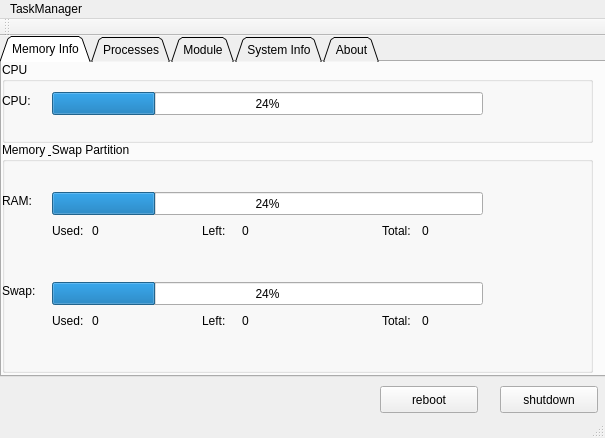
<?xml version="1.0" encoding="UTF-8"?>
<ui version="4.0">
 <class>MainWindow</class>
 <widget class="QMainWindow" name="MainWindow">
  <property name="geometry">
   <rect>
    <x>0</x>
    <y>0</y>
    <width>605</width>
    <height>438</height>
   </rect>
  </property>
  <property name="windowTitle">
   <string>MainWindow</string>
  </property>
  <widget class="QWidget" name="centralWidget">
   <widget class="QTabWidget" name="tabWidget_INFO">
    <property name="geometry">
     <rect>
      <x>0</x>
      <y>0</y>
      <width>611</width>
      <height>341</height>
     </rect>
    </property>
    <property name="cursor">
     <cursorShape>ArrowCursor</cursorShape>
    </property>
    <property name="tabShape">
     <enum>QTabWidget::Triangular</enum>
    </property>
    <property name="currentIndex">
     <number>0</number>
    </property>
    <property name="movable">
     <bool>false</bool>
    </property>
    <widget class="QWidget" name="MemoryInfo">
     <property name="toolTip">
      <string>Memory Info</string>
     </property>
     <property name="whatsThis">
      <string>内存信息</string>
     </property>
     <attribute name="title">
      <string>Memory Info</string>
     </attribute>
     <widget class="QGroupBox" name="groupBox">
      <property name="geometry">
       <rect>
        <x>0</x>
        <y>0</y>
        <width>591</width>
        <height>81</height>
       </rect>
      </property>
      <property name="title">
       <string>CPU</string>
      </property>
      <widget class="QProgressBar" name="progressBar_CPU">
       <property name="geometry">
        <rect>
         <x>50</x>
         <y>30</y>
         <width>431</width>
         <height>23</height>
        </rect>
       </property>
       <property name="value">
        <number>24</number>
       </property>
      </widget>
      <widget class="QLabel" name="label_11">
       <property name="geometry">
        <rect>
         <x>0</x>
         <y>30</y>
         <width>66</width>
         <height>17</height>
        </rect>
       </property>
       <property name="text">
        <string>CPU:</string>
       </property>
      </widget>
     </widget>
     <widget class="QGroupBox" name="groupBox_2">
      <property name="geometry">
       <rect>
        <x>0</x>
        <y>80</y>
        <width>591</width>
        <height>231</height>
       </rect>
      </property>
      <property name="title">
       <string>Memory &amp; Swap Partition</string>
      </property>
      <widget class="QProgressBar" name="progressBar_RAM">
       <property name="geometry">
        <rect>
         <x>50</x>
         <y>50</y>
         <width>431</width>
         <height>23</height>
        </rect>
       </property>
       <property name="value">
        <number>24</number>
       </property>
      </widget>
      <widget class="QProgressBar" name="progressBar_SWAP">
       <property name="geometry">
        <rect>
         <x>50</x>
         <y>140</y>
         <width>431</width>
         <height>23</height>
        </rect>
       </property>
       <property name="value">
        <number>24</number>
       </property>
      </widget>
      <widget class="QLabel" name="label_9">
       <property name="geometry">
        <rect>
         <x>0</x>
         <y>50</y>
         <width>66</width>
         <height>17</height>
        </rect>
       </property>
       <property name="text">
        <string>RAM:</string>
       </property>
      </widget>
      <widget class="QLabel" name="label_10">
       <property name="geometry">
        <rect>
         <x>0</x>
         <y>140</y>
         <width>41</width>
         <height>17</height>
        </rect>
       </property>
       <property name="text">
        <string>Swap:</string>
       </property>
      </widget>
      <widget class="QLabel" name="label_12">
       <property name="geometry">
        <rect>
         <x>50</x>
         <y>80</y>
         <width>66</width>
         <height>17</height>
        </rect>
       </property>
       <property name="text">
        <string>Used:</string>
       </property>
      </widget>
      <widget class="QLabel" name="label_13">
       <property name="geometry">
        <rect>
         <x>200</x>
         <y>80</y>
         <width>66</width>
         <height>17</height>
        </rect>
       </property>
       <property name="text">
        <string>Left:</string>
       </property>
      </widget>
      <widget class="QLabel" name="label_14">
       <property name="geometry">
        <rect>
         <x>380</x>
         <y>80</y>
         <width>66</width>
         <height>17</height>
        </rect>
       </property>
       <property name="text">
        <string>Total:</string>
       </property>
      </widget>
      <widget class="QLabel" name="label_15">
       <property name="geometry">
        <rect>
         <x>380</x>
         <y>170</y>
         <width>66</width>
         <height>17</height>
        </rect>
       </property>
       <property name="text">
        <string>Total:</string>
       </property>
      </widget>
      <widget class="QLabel" name="label_16">
       <property name="geometry">
        <rect>
         <x>50</x>
         <y>170</y>
         <width>66</width>
         <height>17</height>
        </rect>
       </property>
       <property name="text">
        <string>Used:</string>
       </property>
      </widget>
      <widget class="QLabel" name="label_20">
       <property name="geometry">
        <rect>
         <x>200</x>
         <y>170</y>
         <width>66</width>
         <height>17</height>
        </rect>
       </property>
       <property name="text">
        <string>Left:</string>
       </property>
      </widget>
      <widget class="QLabel" name="label_RAM_Used">
       <property name="geometry">
        <rect>
         <x>90</x>
         <y>80</y>
         <width>66</width>
         <height>17</height>
        </rect>
       </property>
       <property name="text">
        <string>0</string>
       </property>
      </widget>
      <widget class="QLabel" name="label_RAM_Left">
       <property name="geometry">
        <rect>
         <x>240</x>
         <y>80</y>
         <width>66</width>
         <height>17</height>
        </rect>
       </property>
       <property name="text">
        <string>0</string>
       </property>
      </widget>
      <widget class="QLabel" name="label_RAM_Total">
       <property name="geometry">
        <rect>
         <x>420</x>
         <y>80</y>
         <width>66</width>
         <height>17</height>
        </rect>
       </property>
       <property name="text">
        <string>0</string>
       </property>
      </widget>
      <widget class="QLabel" name="label_SWAP_Total">
       <property name="geometry">
        <rect>
         <x>420</x>
         <y>170</y>
         <width>66</width>
         <height>17</height>
        </rect>
       </property>
       <property name="text">
        <string>0</string>
       </property>
      </widget>
      <widget class="QLabel" name="label_SWAP_Used">
       <property name="geometry">
        <rect>
         <x>90</x>
         <y>170</y>
         <width>66</width>
         <height>17</height>
        </rect>
       </property>
       <property name="text">
        <string>0</string>
       </property>
      </widget>
      <widget class="QLabel" name="label_SWAP_Left">
       <property name="geometry">
        <rect>
         <x>240</x>
         <y>170</y>
         <width>66</width>
         <height>17</height>
        </rect>
       </property>
       <property name="text">
        <string>0</string>
       </property>
      </widget>
     </widget>
    </widget>
    <widget class="QWidget" name="Process">
     <attribute name="title">
      <string>Processes</string>
     </attribute>
     <widget class="QListWidget" name="listWidget_process">
      <property name="geometry">
       <rect>
        <x>0</x>
        <y>0</y>
        <width>421</width>
        <height>271</height>
       </rect>
      </property>
     </widget>
     <widget class="QPushButton" name="pushButton_pkill">
      <property name="geometry">
       <rect>
        <x>20</x>
        <y>280</y>
        <width>98</width>
        <height>27</height>
       </rect>
      </property>
      <property name="text">
       <string>kill</string>
      </property>
     </widget>
     <widget class="QPushButton" name="pushButton_prefresh">
      <property name="geometry">
       <rect>
        <x>170</x>
        <y>280</y>
        <width>98</width>
        <height>27</height>
       </rect>
      </property>
      <property name="text">
       <string>refresh</string>
      </property>
     </widget>
     <widget class="QLabel" name="label">
      <property name="geometry">
       <rect>
        <x>430</x>
        <y>30</y>
        <width>81</width>
        <height>17</height>
       </rect>
      </property>
      <property name="text">
       <string>Process:</string>
      </property>
     </widget>
     <widget class="QLabel" name="label_pNum">
      <property name="geometry">
       <rect>
        <x>520</x>
        <y>30</y>
        <width>66</width>
        <height>17</height>
       </rect>
      </property>
      <property name="text">
       <string>0</string>
      </property>
     </widget>
     <widget class="QLabel" name="label_2">
      <property name="geometry">
       <rect>
        <x>430</x>
        <y>70</y>
        <width>66</width>
        <height>17</height>
       </rect>
      </property>
      <property name="text">
       <string>Running:</string>
      </property>
     </widget>
     <widget class="QLabel" name="label_3">
      <property name="geometry">
       <rect>
        <x>430</x>
        <y>110</y>
        <width>71</width>
        <height>17</height>
       </rect>
      </property>
      <property name="text">
       <string>Sleeping:</string>
      </property>
     </widget>
     <widget class="QLabel" name="label_4">
      <property name="geometry">
       <rect>
        <x>430</x>
        <y>150</y>
        <width>66</width>
        <height>17</height>
       </rect>
      </property>
      <property name="text">
       <string>Zombie:</string>
      </property>
     </widget>
     <widget class="QLabel" name="label_pRun">
      <property name="geometry">
       <rect>
        <x>520</x>
        <y>70</y>
        <width>66</width>
        <height>17</height>
       </rect>
      </property>
      <property name="text">
       <string>0</string>
      </property>
     </widget>
     <widget class="QLabel" name="label_pSleep">
      <property name="geometry">
       <rect>
        <x>520</x>
        <y>110</y>
        <width>66</width>
        <height>17</height>
       </rect>
      </property>
      <property name="text">
       <string>0</string>
      </property>
     </widget>
     <widget class="QLabel" name="label_pZombie">
      <property name="geometry">
       <rect>
        <x>520</x>
        <y>150</y>
        <width>66</width>
        <height>17</height>
       </rect>
      </property>
      <property name="text">
       <string>0</string>
      </property>
     </widget>
    </widget>
    <widget class="QWidget" name="Module">
     <attribute name="title">
      <string>Module</string>
     </attribute>
     <widget class="QPushButton" name="pushButton_Model_install">
      <property name="geometry">
       <rect>
        <x>20</x>
        <y>280</y>
        <width>98</width>
        <height>27</height>
       </rect>
      </property>
      <property name="text">
       <string>Install</string>
      </property>
     </widget>
     <widget class="QPushButton" name="pushButton_Model_remove">
      <property name="geometry">
       <rect>
        <x>180</x>
        <y>280</y>
        <width>98</width>
        <height>27</height>
       </rect>
      </property>
      <property name="text">
       <string>Romove</string>
      </property>
     </widget>
     <widget class="QPushButton" name="pushButton_Model_refresh">
      <property name="geometry">
       <rect>
        <x>350</x>
        <y>280</y>
        <width>98</width>
        <height>27</height>
       </rect>
      </property>
      <property name="text">
       <string>refresh</string>
      </property>
     </widget>
     <widget class="QListWidget" name="listWidget_model">
      <property name="geometry">
       <rect>
        <x>0</x>
        <y>0</y>
        <width>561</width>
        <height>271</height>
       </rect>
      </property>
     </widget>
    </widget>
    <widget class="QWidget" name="System">
     <attribute name="title">
      <string>System Info</string>
     </attribute>
     <widget class="QGroupBox" name="groupBox_3">
      <property name="geometry">
       <rect>
        <x>0</x>
        <y>0</y>
        <width>591</width>
        <height>171</height>
       </rect>
      </property>
      <property name="title">
       <string>Cpu Info</string>
      </property>
      <widget class="QLabel" name="label_5">
       <property name="geometry">
        <rect>
         <x>50</x>
         <y>40</y>
         <width>81</width>
         <height>17</height>
        </rect>
       </property>
       <property name="text">
        <string>CPU Name:</string>
       </property>
      </widget>
      <widget class="QLabel" name="label_6">
       <property name="geometry">
        <rect>
         <x>50</x>
         <y>70</y>
         <width>81</width>
         <height>17</height>
        </rect>
       </property>
       <property name="text">
        <string>CPU Series:</string>
       </property>
      </widget>
      <widget class="QLabel" name="label_7">
       <property name="geometry">
        <rect>
         <x>50</x>
         <y>100</y>
         <width>111</width>
         <height>17</height>
        </rect>
       </property>
       <property name="text">
        <string>CPU Frequency:</string>
       </property>
      </widget>
      <widget class="QLabel" name="label_8">
       <property name="geometry">
        <rect>
         <x>50</x>
         <y>130</y>
         <width>81</width>
         <height>17</height>
        </rect>
       </property>
       <property name="text">
        <string>CPU Cache:</string>
       </property>
      </widget>
      <widget class="QLabel" name="label_CPUName">
       <property name="geometry">
        <rect>
         <x>160</x>
         <y>40</y>
         <width>321</width>
         <height>31</height>
        </rect>
       </property>
       <property name="text">
        <string>Unknown</string>
       </property>
      </widget>
      <widget class="QLabel" name="label_CPUType">
       <property name="geometry">
        <rect>
         <x>160</x>
         <y>70</y>
         <width>151</width>
         <height>31</height>
        </rect>
       </property>
       <property name="text">
        <string>Unknown</string>
       </property>
      </widget>
      <widget class="QLabel" name="label_CPUFrequency">
       <property name="geometry">
        <rect>
         <x>160</x>
         <y>100</y>
         <width>66</width>
         <height>17</height>
        </rect>
       </property>
       <property name="text">
        <string>Unknown</string>
       </property>
      </widget>
      <widget class="QLabel" name="label_CatheCapacity">
       <property name="geometry">
        <rect>
         <x>160</x>
         <y>130</y>
         <width>66</width>
         <height>17</height>
        </rect>
       </property>
       <property name="text">
        <string>Unknown</string>
       </property>
      </widget>
     </widget>
     <widget class="QGroupBox" name="groupBox_4">
      <property name="geometry">
       <rect>
        <x>0</x>
        <y>180</y>
        <width>591</width>
        <height>121</height>
       </rect>
      </property>
      <property name="title">
       <string>Operating System Info</string>
      </property>
      <widget class="QLabel" name="label_17">
       <property name="geometry">
        <rect>
         <x>70</x>
         <y>30</y>
         <width>131</width>
         <height>16</height>
        </rect>
       </property>
       <property name="text">
        <string>Operating System:</string>
       </property>
      </widget>
      <widget class="QLabel" name="label_18">
       <property name="geometry">
        <rect>
         <x>70</x>
         <y>60</y>
         <width>61</width>
         <height>17</height>
        </rect>
       </property>
       <property name="text">
        <string>Version:</string>
       </property>
      </widget>
      <widget class="QLabel" name="label_19">
       <property name="geometry">
        <rect>
         <x>70</x>
         <y>90</y>
         <width>111</width>
         <height>17</height>
        </rect>
       </property>
       <property name="text">
        <string>GCC Compiler:</string>
       </property>
      </widget>
      <widget class="QLabel" name="label_SystemType">
       <property name="geometry">
        <rect>
         <x>200</x>
         <y>30</y>
         <width>151</width>
         <height>17</height>
        </rect>
       </property>
       <property name="text">
        <string>Unknown</string>
       </property>
      </widget>
      <widget class="QLabel" name="label_SystemVersion">
       <property name="geometry">
        <rect>
         <x>200</x>
         <y>60</y>
         <width>281</width>
         <height>17</height>
        </rect>
       </property>
       <property name="text">
        <string>Unknown</string>
       </property>
      </widget>
      <widget class="QLabel" name="label_GCCVersion">
       <property name="geometry">
        <rect>
         <x>200</x>
         <y>90</y>
         <width>371</width>
         <height>17</height>
        </rect>
       </property>
       <property name="text">
        <string>Unknown</string>
       </property>
      </widget>
     </widget>
    </widget>
    <widget class="QWidget" name="tab">
     <attribute name="title">
      <string>About</string>
     </attribute>
     <widget class="QLabel" name="label_21">
      <property name="geometry">
       <rect>
        <x>20</x>
        <y>30</y>
        <width>66</width>
        <height>17</height>
       </rect>
      </property>
      <property name="text">
       <string>Project:</string>
      </property>
     </widget>
     <widget class="QLabel" name="label_22">
      <property name="geometry">
       <rect>
        <x>100</x>
        <y>30</y>
        <width>231</width>
        <height>17</height>
       </rect>
      </property>
      <property name="text">
       <string>Linux Task Manager based on QT</string>
      </property>
     </widget>
     <widget class="QLabel" name="label_23">
      <property name="geometry">
       <rect>
        <x>100</x>
        <y>70</y>
        <width>201</width>
        <height>17</height>
       </rect>
      </property>
      <property name="text">
       <string>Tiancheng Zhao, Yinfeng Hu</string>
      </property>
     </widget>
     <widget class="QLabel" name="label_24">
      <property name="geometry">
       <rect>
        <x>20</x>
        <y>70</y>
        <width>66</width>
        <height>17</height>
       </rect>
      </property>
      <property name="text">
       <string>Author:</string>
      </property>
     </widget>
     <widget class="QLabel" name="label_25">
      <property name="geometry">
       <rect>
        <x>100</x>
        <y>110</y>
        <width>191</width>
        <height>17</height>
       </rect>
      </property>
      <property name="text">
       <string>COMP3000</string>
      </property>
     </widget>
     <widget class="QLabel" name="label_26">
      <property name="geometry">
       <rect>
        <x>20</x>
        <y>110</y>
        <width>81</width>
        <height>17</height>
       </rect>
      </property>
      <property name="text">
       <string>Course No.</string>
      </property>
     </widget>
    </widget>
   </widget>
   <widget class="QPushButton" name="pushButton_reboot">
    <property name="geometry">
     <rect>
      <x>380</x>
      <y>350</y>
      <width>98</width>
      <height>27</height>
     </rect>
    </property>
    <property name="text">
     <string>reboot</string>
    </property>
   </widget>
   <widget class="QPushButton" name="pushButton_halt">
    <property name="geometry">
     <rect>
      <x>500</x>
      <y>350</y>
      <width>98</width>
      <height>27</height>
     </rect>
    </property>
    <property name="text">
     <string>shutdown</string>
    </property>
   </widget>
  </widget>
  <widget class="QMenuBar" name="menuBar">
   <property name="geometry">
    <rect>
     <x>0</x>
     <y>0</y>
     <width>605</width>
     <height>22</height>
    </rect>
   </property>
   <widget class="QMenu" name="menuSysMontior">
    <property name="title">
     <string>TaskManager</string>
    </property>
   </widget>
   <addaction name="menuSysMontior"/>
  </widget>
  <widget class="QToolBar" name="mainToolBar">
   <attribute name="toolBarArea">
    <enum>TopToolBarArea</enum>
   </attribute>
   <attribute name="toolBarBreak">
    <bool>false</bool>
   </attribute>
  </widget>
  <widget class="QStatusBar" name="statusBar"/>
 </widget>
 <layoutdefault spacing="6" margin="11"/>
 <resources/>
 <connections/>
</ui>
